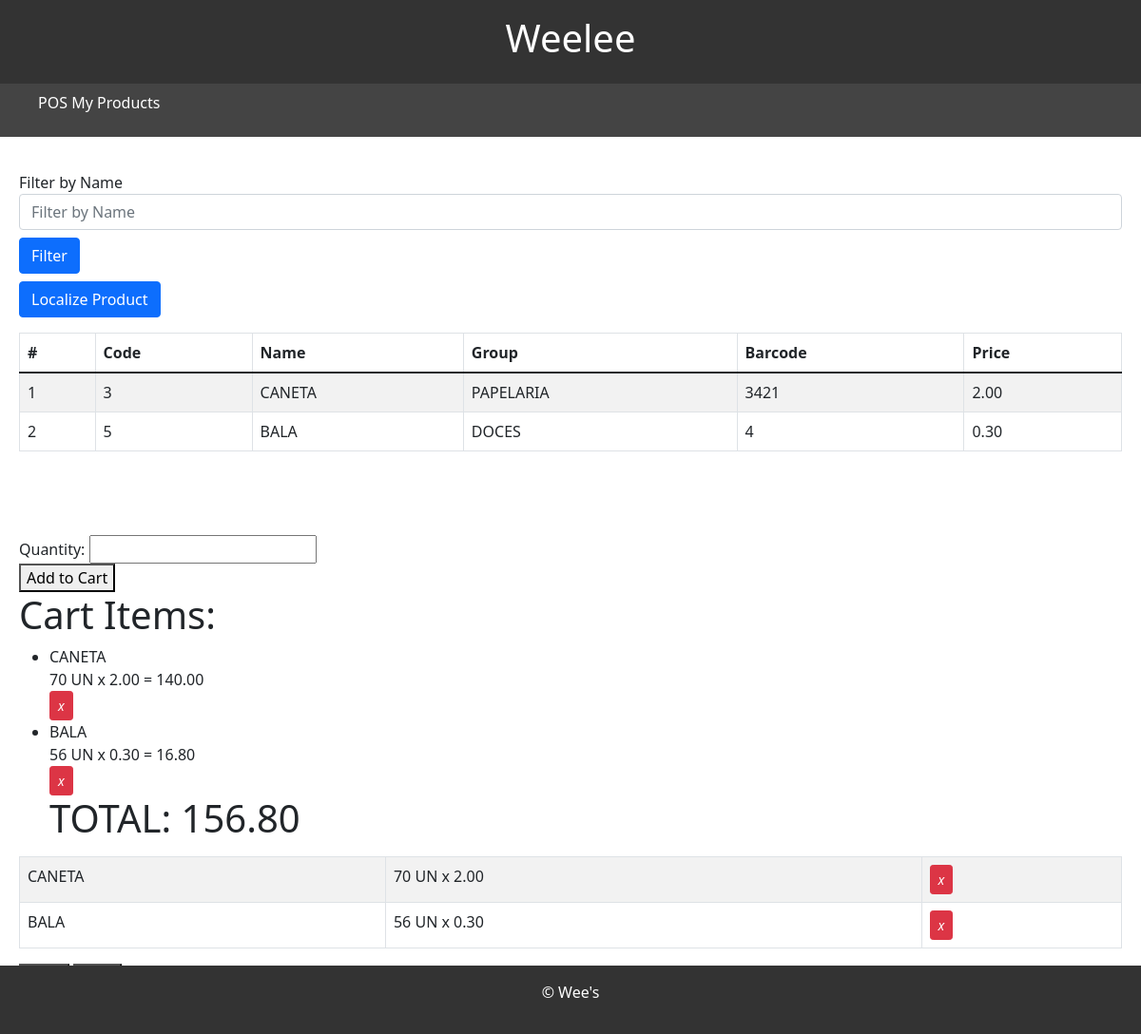
The page /pos/ on the database as committed earlier.
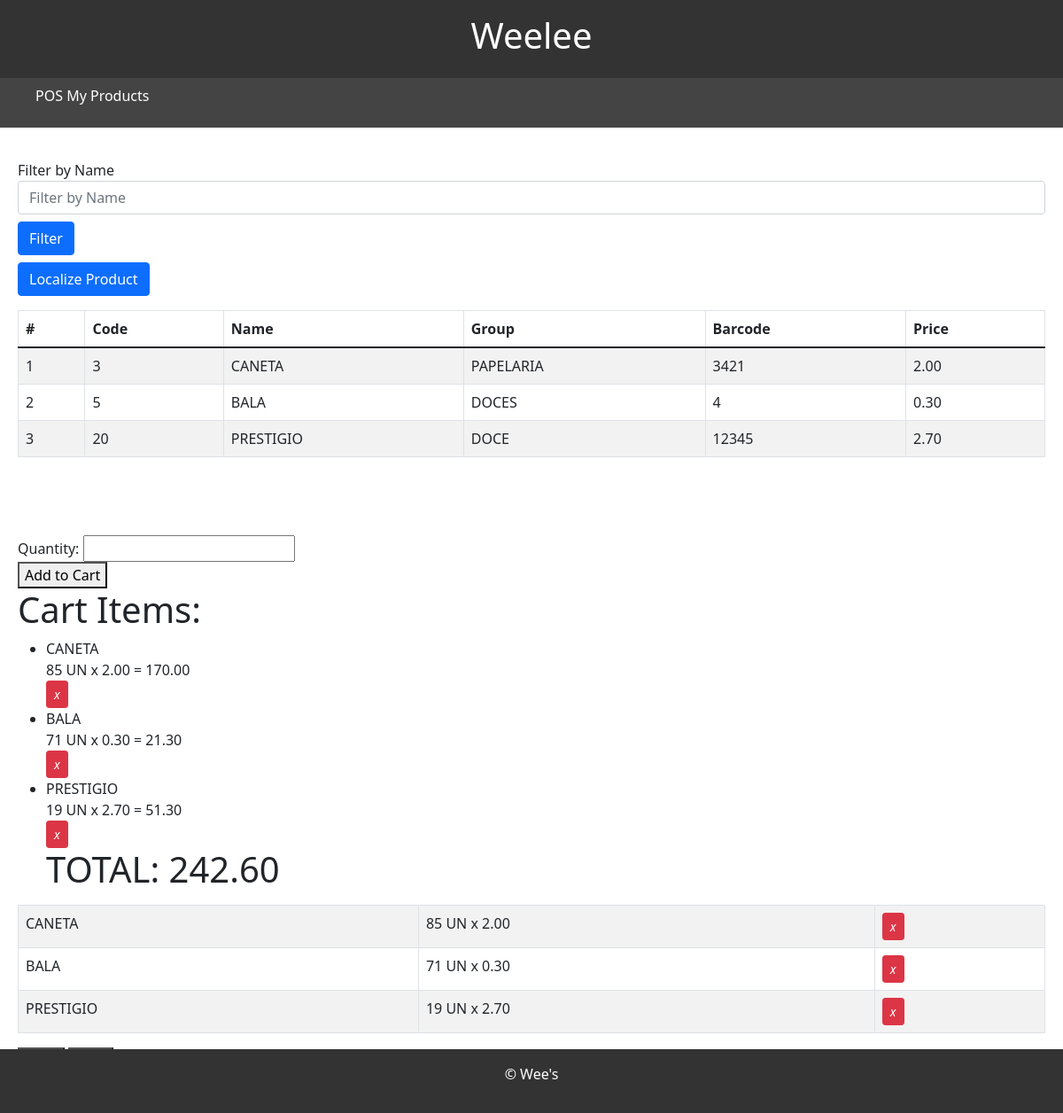
The same page on the database as committed later.
### app/models.py (models this page shows, shortened)
class Product(models.Model):
    id = models.AutoField(primary_key=True)
    name = models.CharField(max_length=100)
    group = models.CharField(max_length=100)
    barcode = models.PositiveIntegerField()
    price = models.DecimalField(max_digits=10, decimal_places=2)

class Cart(models.Model):
    product = models.ForeignKey(Product, on_delete=models.CASCADE)
    quantity = models.PositiveIntegerField(default=1)
    price = models.DecimalField(max_digits=10, decimal_places=2, default=0.00)
    group = models.CharField(max_length=100)
    barcode = models.PositiveIntegerField()

### app/views.py (the view)
# urls.py: path('pos/',views.pos,name='pos'),
def pos(request):
    cart_items = []  # Default value
    cart_total = 0
    if request.method == 'GET':
        name_to_filter = request.GET.get('name')
        barcode_to_filter = request.GET.get('barcode')
        if name_to_filter:
            filtered_products = Product.objects.filter(name__icontains=name_to_filter)
            for product in filtered_products:
                cart_entry, created = Cart.objects.get_or_create(product=product)
                if not created:
                    cart_entry.quantity += 1
                    cart_entry.save()
        elif barcode_to_filter:
            filtered_products = Product.objects.filter(barcode__icontains=barcode_to_filter)
        else:
            filtered_products = Product.objects.all()
        cart_items = Cart.objects.all()
        for cart_item in cart_items:
            cart_item.subtotal = cart_item.quantity * cart_item.product.price
            cart_total += cart_item.subtotal
    context = {
        'filtered_products': filtered_products,
        'cart_items': cart_items,
        'cart_total': cart_total,
    }
    return render(request, 'pos.html', context)

### app/templates/pos.html (shortened to what this page needs)
{% extends "base.html" %}
{% load static %}
{% block content %}
    <form class="form-inline mt-3" method="get">
        <div class="form-group mb-2 text-left">
            <label for="filterName" class="sr-only">Filter by Name</label>
            <input type="text" class="form-control" id="filterName" name="name" placeholder="Filter by Name">
        </div>
        <button type="submit" class="btn btn-primary mb-2">Filter</button>
    </form>
    <button hx-get="{% url 'products_filter' %}" hx-target="#dialog" class="btn btn-primary">
        Localize Product
    </button>
      <div class="toast-container position-fixed top-0 end-0 p-3">
      </div>
      <div class="table-responsive mt-3">
        <table class="table table-striped table-bordered table-hover">
            <thead>
                <tr>
                    <th scope="col">#</th>
                    <th scope="col">Code</th>
                    <th scope="col">Name</th>
                    <th scope="col">Group</th>
                    <th scope="col">Barcode</th>
                    <th scope="col">Price</th>
                </tr>
            </thead>
            <tbody>
                    {% for product in filtered_products %}
                    <tr>
                        <td>{{ forloop.counter }}</td>
                        <td>{{ product.id }}</td>
                        <td>{{ product.name }}</td>
                        <td>{{ product.group }}</td>
                        <td>{{ product.barcode }}</td>
                        <td>{{ product.price }}</td>
                    </tr>
                    {% endfor %}
            </tbody>
        </table>
    </div>
        <form method="post" action="{% url 'pos' %}">
            <br>
            <br>
            <br>
            <label for="quantity">Quantity:</label>
            <input type="number" id="quantity" name="quantity" required><br>
            <button type="submit">Add to Cart</button>
        </form>
        <h1>Cart Items: </h1>
        <ul>
            {% for cart_item in cart_items %}
                <li>{{ cart_item.product.name }} <br>
                    {{ cart_item.quantity }} UN x {{cart_item.product.price}} = {{cart_item.subtotal}}</li>
                    <a href="{% url 'delete_cart' pk=cart_item.product.barcode %}" class="btn btn-danger btn-sm">
                        <i class="fa fa-trash"> x </i>
                    </a>
                    {% endfor %}
                    <h1>TOTAL: {{cart_total}} </h1>
        </ul>
        <div class="table-responsive mt-3">
            <table class="table table-striped table-bordered table-hover table">
            <tbody>
                {% for cart_item in cart_items %}
                    <tr>
                        <td>{{ cart_item.product.name }}</td>
                        <td>{{ cart_item.quantity }} UN x {{cart_item.product.price}}</td>
                        <td>
                        <a href="{% url 'delete_cart' pk=cart_item.product.barcode %}" class="btn btn-danger btn-sm">
                          <i class="fa fa-trash"> x </i>
                        </a>
                        </td>
                    </tr>
                    {% endfor %}
            </tbody>
        </table>
        </div>
        <button type="submit" name="payment_type" value="cash">Cash</button>
        <button type="submit" name="payment_type" value="card">Card</button>
        <br>
        <br>
{% endblock %}

### app/templates/base.html (shortened to what this page needs)
{% load static %}
<!DOCTYPE html>
<html lang="en">
<head>
    <link rel="stylesheet"  href="{% static 'css/styles.css' %}">
    <link rel="stylesheet" href="https://cdn.jsdelivr.net/npm/bootstrap@5.1.3/dist/css/bootstrap.min.css" />
</head>
<body>
    <header>
        <h1>{% block header %}Weelee{% endblock %}</h1>
    </header>
    <nav>
        <ul>
            <a href="{% url 'pos' %}">POS</a>
            <a href="{% url 'product' %}">My Products</a>
        </ul>
    </nav>
    <main>
        {% block content %}{% endblock %}
    </main>
    <footer>
        <p>&copy; Wee's</p>
    </footer>
</body>
</html>

### app/static/css/styles.css (style rules this page uses)
body, h1, h2, p, ul { margin: 0; padding: 0; }
body { font-family: 'Arial', sans-serif; line-height: 1.6; }
header { background-color: #333; color: #fff; padding: 1em; text-align: center; }
nav { background-color: #444; color: #fff; padding: 0.5em; }
nav ul { list-style-type: none; }
nav a { text-decoration: none; color: #fff; }
main { padding: 20px; }
footer { background-color: #333; color: #fff; padding: 1em; text-align: center; position: absolute; bottom: 0; width: 100%; }

Rows that differ between the two databases and show on the page:
added Product: id "20", name "PRESTIGIO", group "DOCE", barcode "12345", price "2.70"
changed Cart "CANETA": quantity "70" → "85"; subtotal "140.00" → "170.00"
changed Cart "BALA": quantity "56" → "71"; subtotal "16.80" → "21.30"
added Cart: product.name "PRESTIGIO", quantity "19", product.price "2.70", subtotal "51.30"
Other text that changed with them:
{{ cart_total }}: "156.80" → "242.60"
